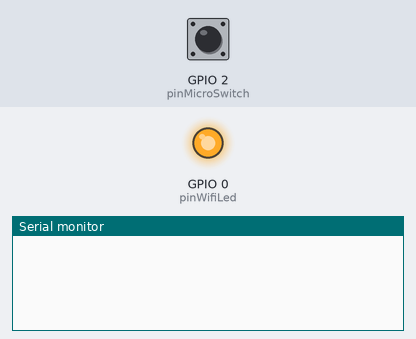
A program run on a simulated ESP8266 (NodeMCU). Shown: output pins drawn as LEDs (lit = HIGH), the last lines printed to the serial monitor. The inputs (shaded band) are chosen by the test bench; at power-on: GPIO 2 (pinMicroSwitch) LOW. WiFi joins after 1.5 s; servers stay silent unless stated; uploads are accepted with an empty reply.

Above: at 2.7 s.
2.8 s: GPIO 2 (pinMicroSwitch) pulled HIGH for 3 s
At 5.5 s:
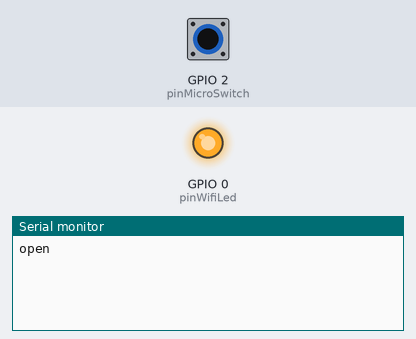
At 9.1 s:
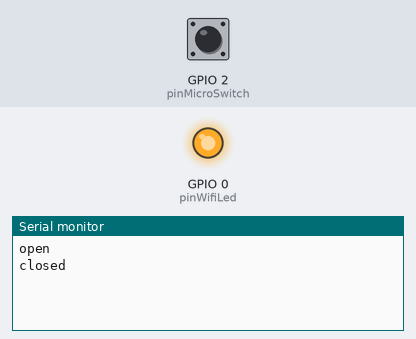

The program:

main.cpp
```cpp
#include <Arduino.h>
#include <WiFiManager.h>
#include <ESP8266WiFi.h>
#include <ESP8266HTTPClient.h>
#include <ESP8266mDNS.h>

const int pinWifiLed = 0;
const int pinMicroSwitch = 2;

String windowState;
char endpoint[40] = "http://192.168.1.102:3000/hall";
int state;

WiFiManager wm;

void setup() {
  pinMode(pinWifiLed, OUTPUT);
  pinMode(pinMicroSwitch, INPUT);

  // Explicitly set Wi-Fi mode
  WiFi.mode(WIFI_STA);

  bool res;
  res = wm.autoConnect("AutoConnectAP", "password");

  if (res) {
    if (MDNS.begin("esp8266")) {
      digitalWrite(pinWifiLed, HIGH);
    }
  }
}

void loop() {
  if (WiFi.status() == WL_CONNECTED) {
    digitalWrite(pinWifiLed, HIGH);

    WiFiClient client;
    HTTPClient http;

    http.begin(client, endpoint);  // HTTP
    http.addHeader("Content-Type", "application/json");

    if (digitalRead(pinMicroSwitch) != state) {
      if (digitalRead(pinMicroSwitch) == LOW) {
        Serial.println("closed");
        windowState = "closed";
        state = 0;
      } else {
        Serial.println("open");
        windowState = "open";
        state = 1;
      }

      http.POST("{\"window\":\"salon1\",\"state\":\"" + windowState + "\"}");
    }

    http.end();
  }

  delay(3000);
}
```

Measured:
- after the input at 2.8 s, the serial monitor: prints a new line after 1.7 s (image 1)
